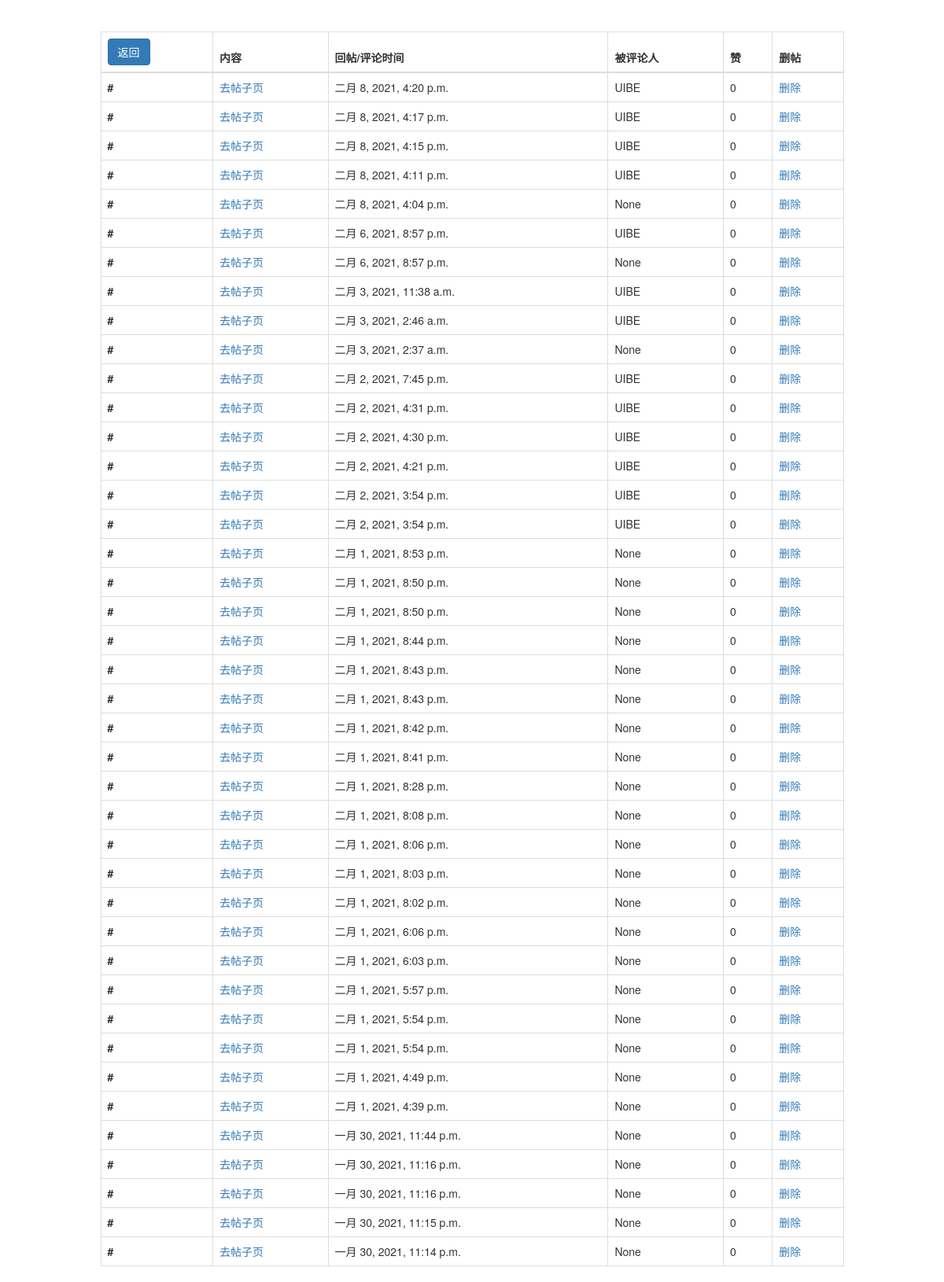
/user/manage_comment/ (signed in), run on the app's committed database.
### comment/models.py (models this page shows, shortened)
class Comment(models.Model):
    content_type = models.ForeignKey(ContentType, on_delete=models.CASCADE)
    object_id = models.PositiveIntegerField()
    content_object = GenericForeignKey('content_type', 'object_id')
    text = models.TextField()
    comment_time = models.DateTimeField(auto_now_add=True)
    user = models.ForeignKey(User,related_name="comments", on_delete=models.CASCADE)
    children = models.ForeignKey('self',related_name='children_comment',null=True,on_delete=models.CASCADE,blank=True)
    parent = models.ForeignKey('self',related_name='parent_comment',null=True,on_delete=models.CASCADE,blank=True)
    reply_to = models.ForeignKey(User,related_name="replies",null=True,on_delete=models.CASCADE)
    class Meta:
        ordering = ['-comment_time']

### feedback/models.py (models this page shows)
class LikeCount(models.Model):
    content_type = models.ForeignKey(ContentType, on_delete=models.CASCADE)
    object_id = models.PositiveIntegerField()
    content_object = GenericForeignKey('content_type', 'object_id')
    liked_num =models.IntegerField(default=0)

### user/views.py (the view)
# urls.py: path('manage_comment/',views.manage_comment,name="manage_comment"),
def manage_comment(request):
    context = {}
    user = request.user
    comment_of_user = Comment.objects.filter(user=user)
    context['comment_of_user'] = comment_of_user
    context['return_back_url'] = reverse('user_info')
    return render(request,'user/my_comment.html',context)

### feedback/templatetags/feedback_tags.py (called while the page is built)
@register.simple_tag
def get_like_count(obj):
    content_type = ContentType.objects.get_for_model(obj)
    like_count,created = LikeCount.objects.get_or_create(content_type=content_type,object_id=obj.pk)
    return like_count.liked_num

### user/templates/user/my_comment.html (shortened to what this page needs)
{% load feedback_tags %}
{% load readnum_tags %}
{% load comment_tags %}
{% load static %}
<!DOCTYPE html>
<html lang="en">
<head>
    <link rel="stylesheet" href="/static/css/bootstrap.min.css">
</head>
<body>
    <div class="container" style="padding-top: 5vh;">
        {% if user.is_authenticated %}
        <div class="row">
            <div class="col-md-10 col-sm-10 col-sx-10 col-md-offset-1 col-sm-offset-1 col-sx-offset-1">
                <div class="table-responsive">
                    <table class="table table-bordered">
                        <thead>
                            <tr>
                                <th><button class="btn btn-primary" onclick="window.location.href='{{return_back_url}}'">返回</button></th>
                                <th>内容</th>
                                <th>回帖/评论时间</th>
                                <th>被评论人</th>
                                <th>赞</th>
                                <th>删帖</th>
                            </tr>
                        </thead>
                        <tbody>
                            {% for comment in comment_of_user %}
                            <tr id="{{comment.id}}">
                                <th class="scope">#</th>
                                <td>
                                    <a href="{% url 'tiezi_detail' comment.object_id %}">去帖子页
                                    </a>
                                </td>
                                <td>{{comment.comment_time}}</td>
                                <td>{{comment.reply_to}}</td>
                                <td>{% get_like_count comment %}</td>
                                <td><a href="{% url 'del_comment' comment.id %}?from={{request.get_full_path}}">删除</a></td>
                            </tr>
                            {% endfor %}
                        </tbody>
                    </table>
                </div>
            </div>
        </div>
        {% endif %}
    </div>
</body>
</html>

### data on the page
Comment: comment_time "二月 8, 2021, 4:20 p.m.", reply_to "UIBE"
Comment: comment_time "二月 8, 2021, 4:17 p.m.", reply_to "UIBE", id.liked_num "0"
Comment: comment_time "二月 8, 2021, 4:15 p.m.", reply_to "UIBE", id.liked_num "0"
Comment: comment_time "二月 8, 2021, 4:11 p.m.", reply_to "UIBE", id.liked_num "0"
Comment: comment_time "二月 8, 2021, 4:04 p.m.", reply_to "None", id.liked_num "0"
Comment: comment_time "二月 6, 2021, 8:57 p.m.", reply_to "UIBE", id.liked_num "0"
Comment: comment_time "二月 6, 2021, 8:57 p.m.", reply_to "None", id.liked_num "0"
Comment: comment_time "二月 3, 2021, 11:38 a.m.", reply_to "UIBE", id.liked_num "0"
Comment: comment_time "二月 3, 2021, 2:46 a.m.", reply_to "UIBE", id.liked_num "0"
Comment: comment_time "二月 3, 2021, 2:37 a.m.", reply_to "None", id.liked_num "0"
Comment: comment_time "二月 2, 2021, 7:45 p.m.", reply_to "UIBE", id.liked_num "0"
Comment: comment_time "二月 2, 2021, 4:31 p.m.", reply_to "UIBE", id.liked_num "0"
Comment: comment_time "二月 2, 2021, 4:30 p.m.", reply_to "UIBE", id.liked_num "0"
Comment: comment_time "二月 2, 2021, 4:21 p.m.", reply_to "UIBE", id.liked_num "0"
Comment: comment_time "二月 2, 2021, 3:54 p.m.", reply_to "UIBE", id.liked_num "0"
Comment: comment_time "二月 2, 2021, 3:54 p.m.", reply_to "UIBE", id.liked_num "0"
Comment: comment_time "二月 1, 2021, 8:53 p.m.", reply_to "None", id.liked_num "0"
Comment: comment_time "二月 1, 2021, 8:50 p.m.", reply_to "None", id.liked_num "0"
Comment: comment_time "二月 1, 2021, 8:50 p.m.", reply_to "None", id.liked_num "0"
Comment: comment_time "二月 1, 2021, 8:44 p.m.", reply_to "None", id.liked_num "0"
Comment: comment_time "二月 1, 2021, 8:43 p.m.", reply_to "None", id.liked_num "0"
Comment: comment_time "二月 1, 2021, 8:43 p.m.", reply_to "None", id.liked_num "0"
Comment: comment_time "二月 1, 2021, 8:42 p.m.", reply_to "None", id.liked_num "0"
Comment: comment_time "二月 1, 2021, 8:41 p.m.", reply_to "None", id.liked_num "0"
Comment: comment_time "二月 1, 2021, 8:28 p.m.", reply_to "None", id.liked_num "0"
Comment: comment_time "二月 1, 2021, 8:08 p.m.", reply_to "None", id.liked_num "0"
Comment: comment_time "二月 1, 2021, 8:06 p.m.", reply_to "None", id.liked_num "0"
Comment: comment_time "二月 1, 2021, 8:03 p.m.", reply_to "None", id.liked_num "0"
Comment: comment_time "二月 1, 2021, 8:02 p.m.", reply_to "None", id.liked_num "0"
Comment: comment_time "二月 1, 2021, 6:06 p.m.", reply_to "None", id.liked_num "0"
Comment: comment_time "二月 1, 2021, 6:03 p.m.", reply_to "None", id.liked_num "0"
Comment: comment_time "二月 1, 2021, 5:57 p.m.", reply_to "None", id.liked_num "0"
Comment: comment_time "二月 1, 2021, 5:54 p.m.", reply_to "None", id.liked_num "0"
Comment: comment_time "二月 1, 2021, 5:54 p.m.", reply_to "None", id.liked_num "0"
Comment: comment_time "二月 1, 2021, 4:49 p.m.", reply_to "None", id.liked_num "0"
Comment: comment_time "二月 1, 2021, 4:39 p.m.", reply_to "None", id.liked_num "0"
Comment: comment_time "一月 30, 2021, 11:44 p.m.", reply_to "None", id.liked_num "0"
Comment: comment_time "一月 30, 2021, 11:16 p.m.", reply_to "None", id.liked_num "0"
Comment: comment_time "一月 30, 2021, 11:16 p.m.", reply_to "None", id.liked_num "0"
Comment: comment_time "一月 30, 2021, 11:15 p.m.", reply_to "None", id.liked_num "0"
Comment: comment_time "一月 30, 2021, 11:14 p.m.", reply_to "None", id.liked_num "0"
